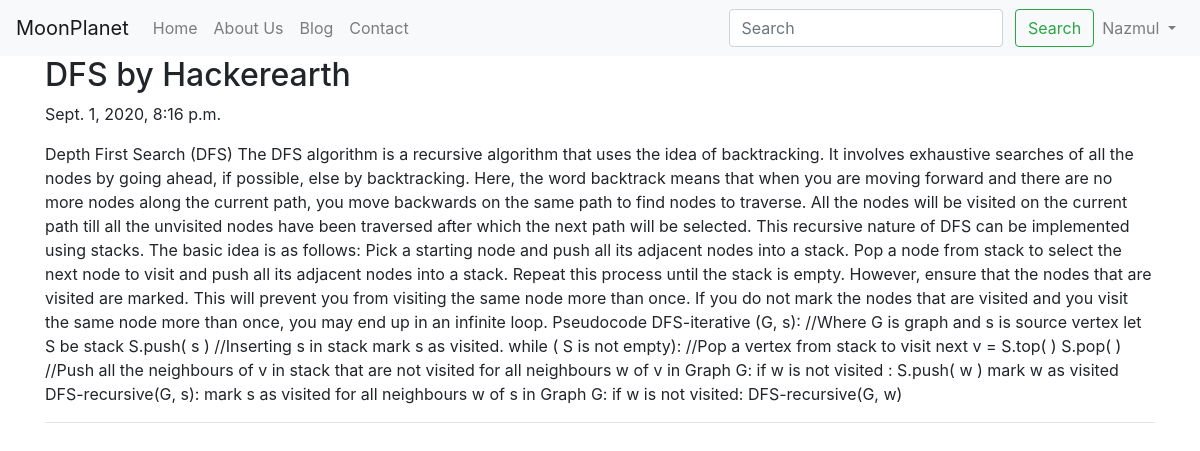
Page /blog/DFS-Hackerearth (signed in) on the committed database.
### blog/models.py (models this page shows, shortened)
class Post(models.Model):
	sno=models.AutoField(primary_key=True)
	title=models.CharField(max_length=250,blank=False)
	content=models.TextField()
	author= models.CharField(max_length=50, blank=False)
	slug = models.CharField(max_length=250,blank=False)
	timeStamp=models.DateTimeField(auto_now=False, auto_now_add=True,blank=False)

### blog/views.py (the view)
# urls.py: path('<str:slug>',views.blogPost,name='blogPost'),
def blogPost(request, slug):
	post=Post.objects.filter(slug=slug).first()
	context={'mypost':post}
	return render(request,'blog/blogPost.html',context)

### templates/blog/blogPost.html (shortened to what this page needs)
{%extends 'base.html'%}
{%block body%}
<div class="container">
	<h2 class="blog-post-title">{{mypost.title}} by {{mypost.author}}</h2>
	<p class="blog-post-meta">{{mypost.timeStamp}}</p>
	<p>{{mypost.content}}</p>
	<hr>
</div>
{%endblock%}

### templates/base.html (shortened to what this page needs)
<!doctype html>
<html lang="en">
  <head>
    <link rel="stylesheet" href="https://stackpath.bootstrapcdn.com/bootstrap/4.5.2/css/bootstrap.min.css">
  </head>
  <body>
    <nav class="navbar navbar-expand-lg navbar-light bg-light">
  <a class="navbar-brand" href="/">MoonPlanet</a>
  <div class="collapse navbar-collapse" id="navbarSupportedContent">
    <ul class="navbar-nav mr-auto">
      <li class="nav-item {%block homeactive%}{%endblock homeactive%}">
        <a class="nav-link" href="/">Home <span class="sr-only">(current)</span></a>
      </li>
      <li class="nav-item {%block aboutactive%}{%endblock aboutactive%}">
        <a class="nav-link" href="/about">About Us</a>
      </li>
	<li class="nav-item {%block blogactive%}{%endblock blogactive%}">
        <a class="nav-link" href="/blog">Blog</a>
      </li>
      <li class="nav-item {%block contactactive%}{%endblock contactactive%}">
        <a class="nav-link" href="/contact">Contact</a>
      </li>
    </ul>
<div class="ml-auto form-inline">
    <form method="get" action="/search" class="my-2 my-lg-0">
      <input class="form-control mr-sm-2" type="search" placeholder="Search" aria-label="Search" name="query" id="querys">
      <button class="btn btn-outline-success my-2 my-sm-0" type="submit">Search</button>
    </form>
{% if user.is_authenticated %}
<ul class="navbar-nav">
<li class="nav-item dropdown">
        <a class="nav-link dropdown-toggle" href="#" id="navbarDropdown" role="button" data-toggle="dropdown" aria-haspopup="true" aria-expanded="false">
          {{request.user}}
        </a>
      </li>
</ul>
{% endif %}
  </div>
</div>
</nav>
{% block body %} {% endblock %}
  </body>
</html>

### rows in the picture
Post: title "DFS", author "Hackerearth", timeStamp "Sept. 1, 2020, 8:16 p.m.", content "Depth First Search (DFS) The DFS algorithm is a recursive algorithm that uses the idea of backtracking. It involves exhaustive searches of all the nodes by going ahead, if possible, else by backtracking. Here, the word backtrack means that when you are moving forward and there are no more nodes along the current path, you move backwards on the same path to find nodes to traverse. All the nodes will be visited on the current path till all the unvisited nodes have been traversed after which the next path will be selected. This recursive nature of DFS can be implemented using stacks. The basic idea is as follows: Pick a starting node and push all its adjacent nodes into a stack. Pop a node…"

### other values in the picture
{{ request.user }} "Nazmul"
